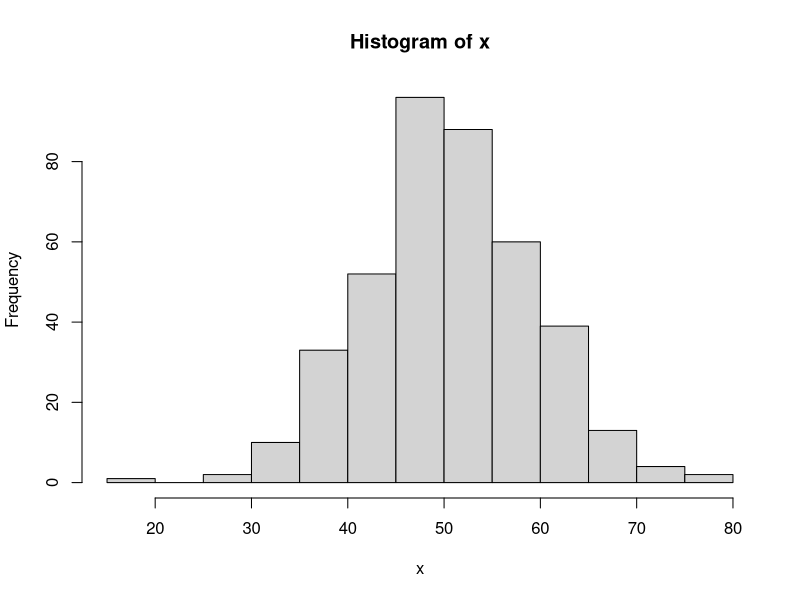

Generate this figure with R:
runif(1)


# Get a vector of 4 numbers
runif(4)


# Get a vector of 3 numbers from 0 to 100
runif(3, min=0, max=100)


# Get 3 integers from 0 to 100
# Use max=101 because it will never actually equal 101
floor(runif(3, min=0, max=101))


# This will do the same thing
sample(1:100, 3, replace=TRUE)


# To generate integers WITHOUT replacement:
sample(1:100, 3, replace=FALSE)


# Use a different mean and standard deviation
rnorm(4, mean=50, sd=10)


# To check that the distribution looks right, make a histogram of the numbers
x <- rnorm(400, mean=50, sd=10)
hist(x)
